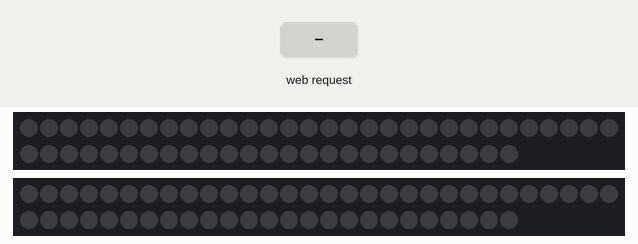
Simulated run of this sketch. Board: ESP32. Parts: 2 × 55 RGB LEDs in strip order, left to right, continuing on the next row. The test bench sets the inputs (shaded band). Dim RGB values are drawn brighter than linear; the strip is taken to match the declared colour order; storage starts empty; what the sketch prints to the serial monitor is not drawn.

Above: at 1.2 s.
1.3 s: HTTP request GET /fase1 received
At 2.4 s:
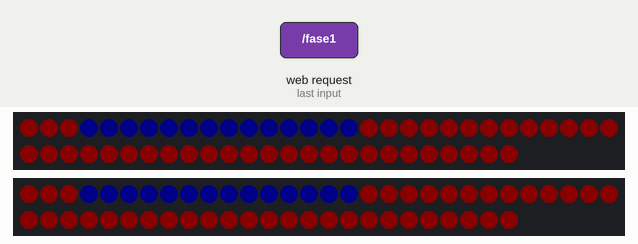
2.8 s: HTTP request GET /fase2 received
At 3.5 s:
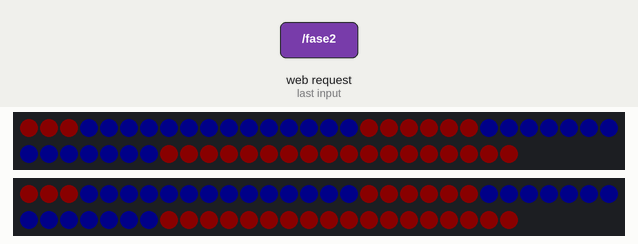
5.8 s: HTTP request GET /results received
At 7.0 s:
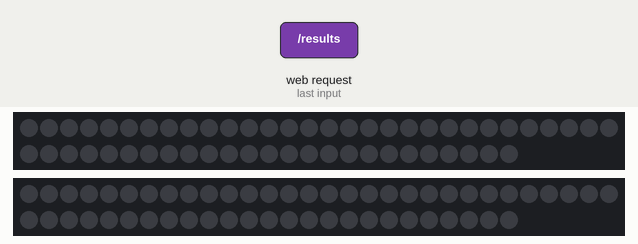
Timing chart, 0 to 8.3 s (numbered marks = the images above; inputs shaded):
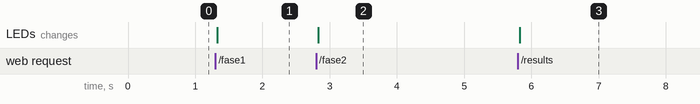

Measured:
- after the input at 1.3 s, the LEDs: change at once (image 1)
- after the input at 2.8 s, the LEDs: change at once (image 2)
- after the input at 5.8 s, the LEDs: change at once (image 3)

The sketch:

esp2.ino
```cpp
#include <Arduino.h>
#include <WiFi.h>
#include <AsyncTCP.h>
#include <ESPAsyncWebServer.h>
#include <LittleFS.h>
#include <Adafruit_NeoPixel.h>
#include <HardwareSerial.h>

#define TXD1 19
#define RXD1 21
#define offset_huella 36       //hay que calcular fisicamente el offset entre el talon de la huella y la primera linea de medida

HardwareSerial Arduino_Serial(1);


// Pines de LEDS
const int PIN = 25;          // Pin donde está conectada la tira de leds
const int NUMPIXELS = 55;    // Número de leds conectados 54

const int PIN2 = 26;          // Segundo pin donde va la otra tira LED
const int NUMPIXELS2 = 55;     // Número de LEDs en esa segunda tira


boolean listening;
boolean prepare_results = false;
int mode;

struct analisis {
  int long_z;
  int long_p1;
  int long_p2;
};

struct analisis resultados;

String message, message_e;

Adafruit_NeoPixel pixels = Adafruit_NeoPixel(NUMPIXELS, PIN, NEO_BRG + NEO_KHZ800);
Adafruit_NeoPixel pixels2 = Adafruit_NeoPixel(NUMPIXELS2, PIN2, NEO_BRG + NEO_KHZ800);

// Datos de red
const char* ssid     = "Pasillo";
const char* password = "123456789";

// Crear servidor web en el puerto 80
AsyncWebServer server(80);

// Inicializar LittleFS
void initLittleFS() {
  if (!LittleFS.begin(true)) {
    Serial.println("An error has occurred while mounting LittleFS");
  }
  Serial.println("LittleFS mounted successfully");
}

void end_communication(){
    listening = false;
    Arduino_Serial.print("0");
    }


void start_communication(){
    listening = true;
    Arduino_Serial.print("1");
    Serial.println("Listening");
}

struct analisis read_string(String vector, int config){
  int i=0;
  struct analisis inside_s;
  boolean pie = false;
  boolean entre = false;
  boolean stay = true;
  boolean first = true;
  int suma1 = 0;
  int suma2_1 = 0;
  int suma2_2 = 0;
  Serial.println("entraste a la funcion");


  switch(config){
    case (0):
      Serial.println("caso 0");
      inside_s.long_p1 = 0;
      inside_s.long_p2 = 0;
      inside_s.long_z = 0;
      break;

    case (1):
      Serial.println("caso 1");
      for (i= 0; i<vector.length() && first==true; i++){
        if (vector [i] == '1'){
          suma1 += 2;
        }
        else{
          first = false;
        }
      }
      inside_s.long_p1 = suma1 + offset_huella;
      inside_s.long_p2 = 0;
      inside_s.long_z = 0;
      break;

    default:
      Serial.println("caso 2");
      for (i= 0; i<vector.length() && stay==true; i++){
        if (vector[i] == '0'){
          if (entre){
            stay = false;
          }
          else {
            pie = true;
            suma2_1 += 2;
          }
        }
        else if (vector[i] == '1'){
          if (pie){
            entre = true;
            pie = false;
            suma2_1 += 2;
          }
          else if (entre) {
            suma2_1 += 2;
          }
          else {
            suma1 += 2;
          }
        }
        suma2_2 += 2;
      }
      inside_s.long_p2 = suma2_1;
      inside_s.long_p1 = suma1 + offset_huella;
      inside_s.long_z = suma2_2 - 2 + offset_huella;
      break;
  }

  Serial.println("devolviendo");
  return inside_s;
}

void setup(){
  Serial.begin(115200);

  Serial.print("Setting AP (Access Point)…");
  WiFi.softAP(ssid, password);
  IPAddress IP = WiFi.softAPIP();
  Serial.print("AP IP address: ");
  Serial.println(IP);
  Serial.println(WiFi.localIP());

  Arduino_Serial.begin(9600, SERIAL_8N1, RXD1, TXD1);

  initLittleFS();

  // Inicializar LED1
  pixels.begin();
  pixels.setBrightness(10);
  pixels.show(); // Todos apagados al principio

  // Inicializar LED1
  pixels2.begin();
  pixels2.setBrightness(10);
  pixels2.show(); // Apagado al inicio

  // Rutas del servidor
  server.on("/", HTTP_GET, [](AsyncWebServerRequest *request) {
    request->send(LittleFS, "/index.html", "text/html");
  });

  server.serveStatic("/", LittleFS, "/");

  server.on("/fase1", HTTP_GET, [](AsyncWebServerRequest *request){
    request->send_P(200, "text/plain", "Hola");
    Serial.println("Fase 1 recibida");

    for (int i = 0; i < 3; i++) {
      pixels.setPixelColor(i, 255, 0, 0); // ROJO
      pixels2.setPixelColor(i, 255, 0, 0); //
    }

    for (int i = 3; i < 17; i++) {
      pixels.setPixelColor(i,0, 0, 255); // Verde
      pixels2.setPixelColor(i,0, 0, 255);
    }

    for (int i = 17; i < 55; i++) {
      pixels.setPixelColor(i, 255, 0, 0); // ROJO
      pixels2.setPixelColor(i, 255, 0, 0);
    }

    pixels.show(); // Enviar cambios al hardware
    pixels2.show(); // Enviar cambios al hardware

    mode = 1;
    start_communication();
  });

  server.on("/fase2", HTTP_GET, [](AsyncWebServerRequest *request){
    request->send_P(200, "text/plain", "Hola");
    Serial.println("Fase 2 recibida");

    for (int i = 0; i < 3; i++) {
      pixels.setPixelColor(i, 255, 0, 0); // ROJO
      pixels2.setPixelColor(i, 255, 0, 0); //
    }

    for (int i = 3; i < 17; i++) {
      pixels.setPixelColor(i,0, 0, 255); // Verde
      pixels2.setPixelColor(i,0, 0, 255);
    }

    for (int i = 17; i < 23; i++) {
      pixels.setPixelColor(i, 255, 0, 0); // ROJO
      pixels2.setPixelColor(i, 255, 0, 0); //
    }

    for (int i = 23; i < 37; i++) {
      pixels.setPixelColor(i, 0, 0, 255); // Verde
      pixels2.setPixelColor(i, 0, 0, 255);
    }

    for (int i = 37; i < 55; i++) {
       pixels.setPixelColor(i, 255, 0, 0); // ROJO
      pixels2.setPixelColor(i, 255, 0, 0); //
    }

    pixels.show(); // Enviar cambios al hardware
    pixels2.show(); // Enviar cambios al hardware

    mode = 2;
    start_communication();
  });

  server.on("/fase3", HTTP_GET, [](AsyncWebServerRequest *request){
    request->send_P(200, "text/plain", "Hola");
    Serial.println("Fase 3 recibida");

    for (int i = 0; i < 12; i++) {
      pixels.setPixelColor(i, 255, 0, 0); // ROJO
      pixels2.setPixelColor(i, 255, 0, 0); //
    }

    for (int i = 12; i < 26; i++) {
      pixels.setPixelColor(i,0, 0, 255); // Verde
      pixels2.setPixelColor(i,0, 0, 255);
    }

    for (int i = 26; i < 38; i++) {
      pixels.setPixelColor(i, 255, 0, 0); // ROJO
      pixels2.setPixelColor(i, 255, 0, 0); //
    }

    for (int i = 38; i < 52; i++) {
      pixels.setPixelColor(i, 0, 0, 255); // Verde
      pixels2.setPixelColor(i, 0, 0, 255);
    }

    for (int i = 52; i < 55; i++) {
       pixels.setPixelColor(i, 255, 0, 0); // ROJO
      pixels2.setPixelColor(i, 255, 0, 0); //
    }

    pixels.show(); // Enviar cambios al hardware
    pixels2.show(); // Enviar cambios al hardware
    mode = 3;
    start_communication();
  });

  server.on("/results", HTTP_GET, [](AsyncWebServerRequest *request){
    request->send(200, "text/plain", message_e);
    Serial.println("Resultados requeridos");

    // Apagar todos los LEDs
    for (int i = 0; i < NUMPIXELS; i++) {
      pixels.setPixelColor(i, 0, 0, 0); // Apagar cada LED
      pixels2.setPixelColor(i, 0, 0, 0); // Apagar cada LED
    }
    pixels.show(); // Enviar cambios
    pixels2.show(); // Enviar cambio

    end_communication();

    Serial.print("Longitud de paso1: ");             //debugging
    Serial.println(resultados.long_p1);
    Serial.print("Longitud de zancada: ");
    Serial.println(resultados.long_z);
    Serial.print("Longitud de paso2: ");
    Serial.println(resultados.long_p2);


  });

  server.begin(); // Iniciar servidor
}

void loop(){
  // Aquí podrías leer botones físicos, si quieres
  if (listening){
    if (Arduino_Serial.available()) {
      // Read data and display it
      message = Arduino_Serial.readStringUntil('\n');
      Serial.println("Received: " + message);
      prepare_results = true;
    }
  }

  if (prepare_results){
      Serial.println("preparando datos");
      resultados = read_string(message, mode);
      prepare_results = false;
      message_e = "";
      message_e += resultados.long_p1;
      message_e += ",";
      message_e += resultados.long_z;
      message_e += ",";
      message_e += resultados.long_p2;
  }
}
```
